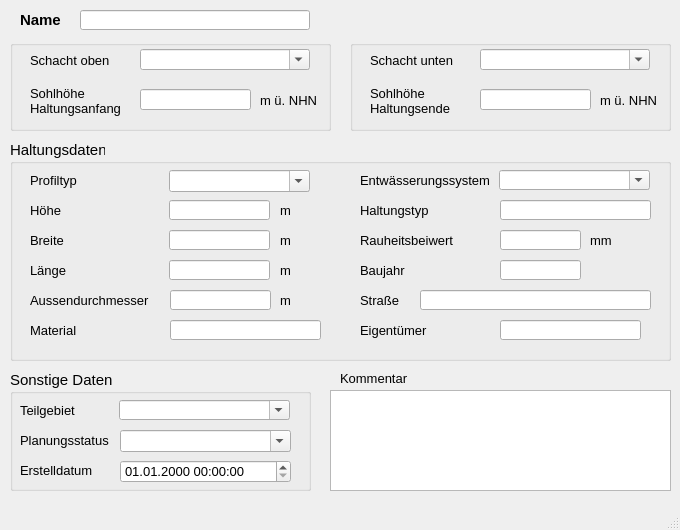
<?xml version="1.0" encoding="UTF-8"?>
<ui version="4.0">
 <class>MainWindow</class>
 <widget class="QMainWindow" name="MainWindow">
  <property name="enabled">
   <bool>true</bool>
  </property>
  <property name="geometry">
   <rect>
    <x>0</x>
    <y>0</y>
    <width>680</width>
    <height>530</height>
   </rect>
  </property>
  <property name="sizePolicy">
   <sizepolicy hsizetype="Preferred" vsizetype="Preferred">
    <horstretch>0</horstretch>
    <verstretch>0</verstretch>
   </sizepolicy>
  </property>
  <property name="minimumSize">
   <size>
    <width>680</width>
    <height>530</height>
   </size>
  </property>
  <property name="maximumSize">
   <size>
    <width>16777215</width>
    <height>16777215</height>
   </size>
  </property>
  <property name="baseSize">
   <size>
    <width>0</width>
    <height>0</height>
   </size>
  </property>
  <property name="font">
   <font>
    <family>Tahoma</family>
    <pointsize>10</pointsize>
   </font>
  </property>
  <property name="windowTitle">
   <string>Q-Regler</string>
  </property>
  <widget class="QWidget" name="centralwidget">
   <widget class="QLabel" name="label">
    <property name="geometry">
     <rect>
      <x>20</x>
      <y>10</y>
      <width>51</width>
      <height>20</height>
     </rect>
    </property>
    <property name="font">
     <font>
      <family>Tahoma</family>
      <pointsize>11</pointsize>
      <weight>75</weight>
      <bold>true</bold>
     </font>
    </property>
    <property name="text">
     <string>Name</string>
    </property>
   </widget>
   <widget class="QLineEdit" name="haltnam">
    <property name="geometry">
     <rect>
      <x>80</x>
      <y>10</y>
      <width>230</width>
      <height>20</height>
     </rect>
    </property>
    <property name="font">
     <font>
      <family>Tahoma</family>
      <pointsize>10</pointsize>
     </font>
    </property>
    <property name="toolTip">
     <string>&lt;html&gt;&lt;head/&gt;&lt;body&gt;&lt;p&gt;Eindeutige Bezeichnung&lt;/p&gt;&lt;/body&gt;&lt;/html&gt;</string>
    </property>
    <property name="statusTip">
     <string>Eindeutige Bezeichnung</string>
    </property>
   </widget>
   <widget class="QTextEdit" name="kommentar">
    <property name="geometry">
     <rect>
      <x>330</x>
      <y>390</y>
      <width>341</width>
      <height>101</height>
     </rect>
    </property>
    <property name="font">
     <font>
      <family>Tahoma</family>
      <pointsize>10</pointsize>
     </font>
    </property>
    <property name="toolTip">
     <string>&lt;html&gt;&lt;head/&gt;&lt;body&gt;&lt;p&gt;&lt;span style=&quot; font-family:'Calibri','sans-serif';&quot;&gt;Platz für eigene Kommentare.&lt;/span&gt;&lt;/p&gt;&lt;/body&gt;&lt;/html&gt;</string>
    </property>
    <property name="statusTip">
     <string>Platz für zusätzliche Kommentare</string>
    </property>
   </widget>
   <widget class="QLabel" name="label_22">
    <property name="geometry">
     <rect>
      <x>340</x>
      <y>370</y>
      <width>81</width>
      <height>16</height>
     </rect>
    </property>
    <property name="font">
     <font>
      <family>Tahoma</family>
      <pointsize>10</pointsize>
     </font>
    </property>
    <property name="text">
     <string>Kommentar</string>
    </property>
   </widget>
   <widget class="QGroupBox" name="groupBox_2">
    <property name="geometry">
     <rect>
      <x>10</x>
      <y>140</y>
      <width>661</width>
      <height>221</height>
     </rect>
    </property>
    <property name="font">
     <font>
      <family>Tahoma</family>
      <pointsize>11</pointsize>
     </font>
    </property>
    <property name="title">
     <string>Haltungsdaten</string>
    </property>
    <widget class="QLabel" name="label_7">
     <property name="geometry">
      <rect>
       <x>20</x>
       <y>90</y>
       <width>101</width>
       <height>21</height>
      </rect>
     </property>
     <property name="font">
      <font>
       <family>Tahoma</family>
       <pointsize>10</pointsize>
      </font>
     </property>
     <property name="text">
      <string>Breite</string>
     </property>
    </widget>
    <widget class="QLabel" name="label_20">
     <property name="geometry">
      <rect>
       <x>270</x>
       <y>90</y>
       <width>31</width>
       <height>21</height>
      </rect>
     </property>
     <property name="font">
      <font>
       <family>Tahoma</family>
       <pointsize>10</pointsize>
      </font>
     </property>
     <property name="text">
      <string>m </string>
     </property>
    </widget>
    <widget class="QLabel" name="label_21">
     <property name="geometry">
      <rect>
       <x>270</x>
       <y>120</y>
       <width>30</width>
       <height>20</height>
      </rect>
     </property>
     <property name="font">
      <font>
       <family>Tahoma</family>
       <pointsize>10</pointsize>
      </font>
     </property>
     <property name="text">
      <string>m </string>
     </property>
    </widget>
    <widget class="QLineEdit" name="laenge">
     <property name="geometry">
      <rect>
       <x>159</x>
       <y>120</y>
       <width>101</width>
       <height>20</height>
      </rect>
     </property>
     <property name="font">
      <font>
       <family>Tahoma</family>
       <pointsize>10</pointsize>
      </font>
     </property>
     <property name="toolTip">
      <string/>
     </property>
     <property name="statusTip">
      <string/>
     </property>
    </widget>
    <widget class="QComboBox" name="entwart">
     <property name="geometry">
      <rect>
       <x>489</x>
       <y>30</y>
       <width>151</width>
       <height>20</height>
      </rect>
     </property>
     <property name="font">
      <font>
       <family>Tahoma</family>
       <pointsize>10</pointsize>
      </font>
     </property>
     <property name="toolTip">
      <string>&lt;html&gt;&lt;head/&gt;&lt;body&gt;&lt;p&gt;vorh. Entwässerungssystem (z.B. Mischwasser, Regenwasser etc.)&lt;/p&gt;&lt;/body&gt;&lt;/html&gt;</string>
     </property>
     <property name="statusTip">
      <string>vorh. Entwässerungssystem (z.B. Mischwasser, Regenwasser etc.)</string>
     </property>
     <property name="editable">
      <bool>true</bool>
     </property>
    </widget>
    <widget class="QComboBox" name="profilnam">
     <property name="geometry">
      <rect>
       <x>159</x>
       <y>30</y>
       <width>141</width>
       <height>22</height>
      </rect>
     </property>
     <property name="font">
      <font>
       <family>Tahoma</family>
       <pointsize>10</pointsize>
      </font>
     </property>
     <property name="toolTip">
      <string/>
     </property>
     <property name="statusTip">
      <string/>
     </property>
     <property name="editable">
      <bool>true</bool>
     </property>
    </widget>
    <widget class="QLabel" name="label_54">
     <property name="geometry">
      <rect>
       <x>20</x>
       <y>30</y>
       <width>91</width>
       <height>21</height>
      </rect>
     </property>
     <property name="font">
      <font>
       <family>Tahoma</family>
       <pointsize>10</pointsize>
      </font>
     </property>
     <property name="text">
      <string>Profiltyp</string>
     </property>
    </widget>
    <widget class="QLabel" name="label_17">
     <property name="geometry">
      <rect>
       <x>20</x>
       <y>120</y>
       <width>151</width>
       <height>21</height>
      </rect>
     </property>
     <property name="font">
      <font>
       <family>Tahoma</family>
       <pointsize>10</pointsize>
      </font>
     </property>
     <property name="text">
      <string>Länge</string>
     </property>
    </widget>
    <widget class="QLabel" name="label_51">
     <property name="geometry">
      <rect>
       <x>350</x>
       <y>30</y>
       <width>151</width>
       <height>21</height>
      </rect>
     </property>
     <property name="font">
      <font>
       <family>Tahoma</family>
       <pointsize>10</pointsize>
      </font>
     </property>
     <property name="text">
      <string>Entwässerungssystem</string>
     </property>
    </widget>
    <widget class="QLineEdit" name="hoehe">
     <property name="geometry">
      <rect>
       <x>159</x>
       <y>60</y>
       <width>101</width>
       <height>20</height>
      </rect>
     </property>
     <property name="font">
      <font>
       <family>Tahoma</family>
       <pointsize>10</pointsize>
      </font>
     </property>
     <property name="toolTip">
      <string/>
     </property>
     <property name="statusTip">
      <string/>
     </property>
    </widget>
    <widget class="QLabel" name="label_16">
     <property name="geometry">
      <rect>
       <x>270</x>
       <y>60</y>
       <width>31</width>
       <height>21</height>
      </rect>
     </property>
     <property name="font">
      <font>
       <family>Tahoma</family>
       <pointsize>10</pointsize>
      </font>
     </property>
     <property name="text">
      <string>m </string>
     </property>
    </widget>
    <widget class="QLineEdit" name="breite">
     <property name="geometry">
      <rect>
       <x>159</x>
       <y>90</y>
       <width>101</width>
       <height>20</height>
      </rect>
     </property>
     <property name="font">
      <font>
       <family>Tahoma</family>
       <pointsize>10</pointsize>
      </font>
     </property>
     <property name="toolTip">
      <string/>
     </property>
     <property name="statusTip">
      <string/>
     </property>
    </widget>
    <widget class="QLabel" name="label_6">
     <property name="geometry">
      <rect>
       <x>20</x>
       <y>60</y>
       <width>101</width>
       <height>21</height>
      </rect>
     </property>
     <property name="font">
      <font>
       <family>Tahoma</family>
       <pointsize>10</pointsize>
      </font>
     </property>
     <property name="text">
      <string>Höhe</string>
     </property>
    </widget>
    <widget class="QLabel" name="label_12">
     <property name="geometry">
      <rect>
       <x>20</x>
       <y>150</y>
       <width>121</width>
       <height>21</height>
      </rect>
     </property>
     <property name="font">
      <font>
       <family>Tahoma</family>
       <pointsize>10</pointsize>
      </font>
     </property>
     <property name="text">
      <string>Aussendurchmesser</string>
     </property>
    </widget>
    <widget class="QLabel" name="label_13">
     <property name="geometry">
      <rect>
       <x>350</x>
       <y>60</y>
       <width>101</width>
       <height>21</height>
      </rect>
     </property>
     <property name="font">
      <font>
       <family>Tahoma</family>
       <pointsize>10</pointsize>
      </font>
     </property>
     <property name="text">
      <string>Haltungstyp</string>
     </property>
    </widget>
    <widget class="QLabel" name="label_27">
     <property name="geometry">
      <rect>
       <x>270</x>
       <y>150</y>
       <width>31</width>
       <height>21</height>
      </rect>
     </property>
     <property name="font">
      <font>
       <family>Tahoma</family>
       <pointsize>10</pointsize>
      </font>
     </property>
     <property name="text">
      <string>m</string>
     </property>
    </widget>
    <widget class="QLineEdit" name="haltungstyp">
     <property name="geometry">
      <rect>
       <x>490</x>
       <y>60</y>
       <width>151</width>
       <height>20</height>
      </rect>
     </property>
    </widget>
    <widget class="QLineEdit" name="aussendurchmesser">
     <property name="geometry">
      <rect>
       <x>160</x>
       <y>150</y>
       <width>101</width>
       <height>20</height>
      </rect>
     </property>
     <property name="toolTip">
      <string/>
     </property>
     <property name="statusTip">
      <string/>
     </property>
    </widget>
    <widget class="QLabel" name="label_72">
     <property name="geometry">
      <rect>
       <x>580</x>
       <y>90</y>
       <width>46</width>
       <height>21</height>
      </rect>
     </property>
     <property name="font">
      <font>
       <family>Tahoma</family>
       <pointsize>10</pointsize>
      </font>
     </property>
     <property name="text">
      <string>mm</string>
     </property>
    </widget>
    <widget class="QLineEdit" name="material">
     <property name="geometry">
      <rect>
       <x>160</x>
       <y>180</y>
       <width>151</width>
       <height>20</height>
      </rect>
     </property>
     <property name="toolTip">
      <string/>
     </property>
     <property name="statusTip">
      <string/>
     </property>
    </widget>
    <widget class="QLabel" name="label_23">
     <property name="geometry">
      <rect>
       <x>20</x>
       <y>180</y>
       <width>101</width>
       <height>21</height>
      </rect>
     </property>
     <property name="font">
      <font>
       <family>Tahoma</family>
       <pointsize>10</pointsize>
      </font>
     </property>
     <property name="text">
      <string>Material</string>
     </property>
    </widget>
    <widget class="QLineEdit" name="baujahr">
     <property name="geometry">
      <rect>
       <x>490</x>
       <y>120</y>
       <width>81</width>
       <height>20</height>
      </rect>
     </property>
     <property name="toolTip">
      <string/>
     </property>
     <property name="statusTip">
      <string/>
     </property>
    </widget>
    <widget class="QLabel" name="label_62">
     <property name="geometry">
      <rect>
       <x>350</x>
       <y>90</y>
       <width>101</width>
       <height>21</height>
      </rect>
     </property>
     <property name="font">
      <font>
       <family>Tahoma</family>
       <pointsize>10</pointsize>
      </font>
     </property>
     <property name="text">
      <string>Rauheitsbeiwert</string>
     </property>
    </widget>
    <widget class="QLabel" name="label_18">
     <property name="geometry">
      <rect>
       <x>350</x>
       <y>120</y>
       <width>101</width>
       <height>21</height>
      </rect>
     </property>
     <property name="font">
      <font>
       <family>Tahoma</family>
       <pointsize>10</pointsize>
      </font>
     </property>
     <property name="text">
      <string>Baujahr</string>
     </property>
    </widget>
    <widget class="QLineEdit" name="ks">
     <property name="geometry">
      <rect>
       <x>490</x>
       <y>90</y>
       <width>81</width>
       <height>20</height>
      </rect>
     </property>
     <property name="font">
      <font>
       <family>Tahoma</family>
       <pointsize>10</pointsize>
      </font>
     </property>
     <property name="toolTip">
      <string>&lt;html&gt;&lt;head/&gt;&lt;body&gt;&lt;p&gt;Absolute Rauheit gemäß Prandtl-Colebrook&lt;/p&gt;&lt;/body&gt;&lt;/html&gt;</string>
     </property>
     <property name="statusTip">
      <string>Absolute Rauheit gemäß Prandtl-Colebrook</string>
     </property>
    </widget>
    <widget class="QLabel" name="label_19">
     <property name="geometry">
      <rect>
       <x>350</x>
       <y>180</y>
       <width>90</width>
       <height>21</height>
      </rect>
     </property>
     <property name="font">
      <font>
       <family>Tahoma</family>
       <pointsize>10</pointsize>
      </font>
     </property>
     <property name="text">
      <string>Eigentümer</string>
     </property>
    </widget>
    <widget class="QLineEdit" name="eigentum">
     <property name="geometry">
      <rect>
       <x>490</x>
       <y>180</y>
       <width>141</width>
       <height>20</height>
      </rect>
     </property>
     <property name="toolTip">
      <string/>
     </property>
     <property name="statusTip">
      <string/>
     </property>
    </widget>
    <widget class="QLabel" name="label_2">
     <property name="geometry">
      <rect>
       <x>350</x>
       <y>150</y>
       <width>65</width>
       <height>21</height>
      </rect>
     </property>
     <property name="font">
      <font>
       <family>Tahoma</family>
       <pointsize>10</pointsize>
      </font>
     </property>
     <property name="text">
      <string>Straße</string>
     </property>
    </widget>
    <widget class="QLineEdit" name="strasse">
     <property name="geometry">
      <rect>
       <x>410</x>
       <y>150</y>
       <width>231</width>
       <height>20</height>
      </rect>
     </property>
     <property name="font">
      <font>
       <family>Tahoma</family>
       <pointsize>10</pointsize>
      </font>
     </property>
     <property name="toolTip">
      <string/>
     </property>
     <property name="statusTip">
      <string/>
     </property>
    </widget>
   </widget>
   <widget class="QGroupBox" name="groupBox_3">
    <property name="geometry">
     <rect>
      <x>350</x>
      <y>40</y>
      <width>321</width>
      <height>91</height>
     </rect>
    </property>
    <property name="font">
     <font>
      <family>Tahoma</family>
      <pointsize>11</pointsize>
     </font>
    </property>
    <property name="title">
     <string/>
    </property>
    <widget class="QLineEdit" name="sohleunten">
     <property name="geometry">
      <rect>
       <x>130</x>
       <y>49</y>
       <width>111</width>
       <height>21</height>
      </rect>
     </property>
     <property name="font">
      <font>
       <family>Tahoma</family>
       <pointsize>10</pointsize>
      </font>
     </property>
     <property name="toolTip">
      <string/>
     </property>
     <property name="statusTip">
      <string/>
     </property>
    </widget>
    <widget class="QLabel" name="label_9">
     <property name="geometry">
      <rect>
       <x>20</x>
       <y>10</y>
       <width>91</width>
       <height>21</height>
      </rect>
     </property>
     <property name="font">
      <font>
       <family>Tahoma</family>
       <pointsize>10</pointsize>
      </font>
     </property>
     <property name="text">
      <string>Schacht unten</string>
     </property>
    </widget>
    <widget class="QLabel" name="label_8">
     <property name="geometry">
      <rect>
       <x>20</x>
       <y>40</y>
       <width>101</width>
       <height>41</height>
      </rect>
     </property>
     <property name="font">
      <font>
       <family>Tahoma</family>
       <pointsize>10</pointsize>
      </font>
     </property>
     <property name="text">
      <string>Sohlhöhe
Haltungsende</string>
     </property>
    </widget>
    <widget class="QLabel" name="label_15">
     <property name="geometry">
      <rect>
       <x>250</x>
       <y>50</y>
       <width>61</width>
       <height>21</height>
      </rect>
     </property>
     <property name="font">
      <font>
       <family>Tahoma</family>
       <pointsize>10</pointsize>
      </font>
     </property>
     <property name="text">
      <string>m ü. NHN</string>
     </property>
    </widget>
    <widget class="QComboBox" name="schunten">
     <property name="geometry">
      <rect>
       <x>130</x>
       <y>9</y>
       <width>170</width>
       <height>21</height>
      </rect>
     </property>
     <property name="font">
      <font>
       <family>Tahoma</family>
       <pointsize>10</pointsize>
      </font>
     </property>
     <property name="toolTip">
      <string>&lt;html&gt;&lt;head/&gt;&lt;body&gt;&lt;p&gt;&lt;span style=&quot; font-family:'Calibri','sans-serif';&quot;&gt;Name des unteren Schachts&lt;/span&gt;&lt;/p&gt;&lt;/body&gt;&lt;/html&gt;</string>
     </property>
     <property name="statusTip">
      <string>Name des unteren Schachts</string>
     </property>
     <property name="editable">
      <bool>true</bool>
     </property>
    </widget>
   </widget>
   <widget class="QGroupBox" name="groupBox">
    <property name="geometry">
     <rect>
      <x>10</x>
      <y>40</y>
      <width>321</width>
      <height>91</height>
     </rect>
    </property>
    <property name="font">
     <font>
      <family>Tahoma</family>
      <pointsize>11</pointsize>
     </font>
    </property>
    <property name="title">
     <string/>
    </property>
    <widget class="QLabel" name="label_3">
     <property name="geometry">
      <rect>
       <x>20</x>
       <y>10</y>
       <width>91</width>
       <height>21</height>
      </rect>
     </property>
     <property name="font">
      <font>
       <family>Tahoma</family>
       <pointsize>10</pointsize>
      </font>
     </property>
     <property name="text">
      <string>Schacht oben</string>
     </property>
    </widget>
    <widget class="QLabel" name="label_5">
     <property name="geometry">
      <rect>
       <x>20</x>
       <y>40</y>
       <width>91</width>
       <height>41</height>
      </rect>
     </property>
     <property name="font">
      <font>
       <family>Tahoma</family>
       <pointsize>10</pointsize>
      </font>
     </property>
     <property name="text">
      <string>Sohlhöhe
Haltungsanfang</string>
     </property>
    </widget>
    <widget class="QLabel" name="label_14">
     <property name="geometry">
      <rect>
       <x>250</x>
       <y>50</y>
       <width>61</width>
       <height>21</height>
      </rect>
     </property>
     <property name="font">
      <font>
       <family>Tahoma</family>
       <pointsize>10</pointsize>
      </font>
     </property>
     <property name="text">
      <string>m ü. NHN</string>
     </property>
    </widget>
    <widget class="QComboBox" name="schoben">
     <property name="geometry">
      <rect>
       <x>130</x>
       <y>9</y>
       <width>170</width>
       <height>21</height>
      </rect>
     </property>
     <property name="font">
      <font>
       <family>Tahoma</family>
       <pointsize>10</pointsize>
      </font>
     </property>
     <property name="toolTip">
      <string>&lt;html&gt;&lt;head/&gt;&lt;body&gt;&lt;p&gt;&lt;span style=&quot; font-family:'Calibri','sans-serif';&quot;&gt;Name des oberen Schachts&lt;/span&gt;&lt;/p&gt;&lt;/body&gt;&lt;/html&gt;</string>
     </property>
     <property name="statusTip">
      <string>Name des oberen Schachts</string>
     </property>
     <property name="editable">
      <bool>true</bool>
     </property>
    </widget>
    <widget class="QLineEdit" name="sohleoben">
     <property name="geometry">
      <rect>
       <x>130</x>
       <y>49</y>
       <width>111</width>
       <height>21</height>
      </rect>
     </property>
     <property name="font">
      <font>
       <family>Tahoma</family>
       <pointsize>10</pointsize>
      </font>
     </property>
     <property name="toolTip">
      <string/>
     </property>
     <property name="statusTip">
      <string/>
     </property>
    </widget>
   </widget>
   <widget class="QGroupBox" name="groupBox_4">
    <property name="geometry">
     <rect>
      <x>10</x>
      <y>370</y>
      <width>301</width>
      <height>121</height>
     </rect>
    </property>
    <property name="font">
     <font>
      <family>Tahoma</family>
      <pointsize>11</pointsize>
     </font>
    </property>
    <property name="title">
     <string>Sonstige Daten</string>
    </property>
    <widget class="QComboBox" name="teilgebiet">
     <property name="geometry">
      <rect>
       <x>109</x>
       <y>30</y>
       <width>171</width>
       <height>20</height>
      </rect>
     </property>
     <property name="font">
      <font>
       <family>Tahoma</family>
       <pointsize>10</pointsize>
      </font>
     </property>
     <property name="toolTip">
      <string>&lt;html&gt;&lt;head/&gt;&lt;body&gt;&lt;p&gt;Zuordnung zu definiertem Teilgebiet&lt;/p&gt;&lt;/body&gt;&lt;/html&gt;</string>
     </property>
     <property name="statusTip">
      <string>Zuordnung zu definiertem Teilgebiet</string>
     </property>
     <property name="editable">
      <bool>true</bool>
     </property>
    </widget>
    <widget class="QLabel" name="label_11">
     <property name="geometry">
      <rect>
       <x>10</x>
       <y>30</y>
       <width>71</width>
       <height>20</height>
      </rect>
     </property>
     <property name="font">
      <font>
       <family>Tahoma</family>
       <pointsize>10</pointsize>
      </font>
     </property>
     <property name="text">
      <string>Teilgebiet</string>
     </property>
     <property name="buddy">
      <cstring>simstatus</cstring>
     </property>
    </widget>
    <widget class="QComboBox" name="simstatus">
     <property name="geometry">
      <rect>
       <x>110</x>
       <y>60</y>
       <width>171</width>
       <height>22</height>
      </rect>
     </property>
     <property name="font">
      <font>
       <family>Tahoma</family>
       <pointsize>10</pointsize>
      </font>
     </property>
     <property name="toolTip">
      <string>&lt;html&gt;&lt;head/&gt;&lt;body&gt;&lt;p&gt;&lt;span style=&quot; font-family:'Calibri','sans-serif';&quot;&gt;aktueller Status (z.B. vorhanden, in Planung etc.)&lt;/span&gt;&lt;/p&gt;&lt;/body&gt;&lt;/html&gt;</string>
     </property>
     <property name="statusTip">
      <string>aktueller Status (z.B. vorhanden, in Planung etc.)</string>
     </property>
     <property name="editable">
      <bool>true</bool>
     </property>
    </widget>
    <widget class="QgsDateTimeEdit" name="createdat">
     <property name="geometry">
      <rect>
       <x>110</x>
       <y>90</y>
       <width>171</width>
       <height>23</height>
      </rect>
     </property>
     <property name="font">
      <font>
       <family>Tahoma</family>
       <pointsize>10</pointsize>
      </font>
     </property>
     <property name="currentSection">
      <enum>QDateTimeEdit::DaySection</enum>
     </property>
     <property name="displayFormat">
      <string>dd.MM.yyyy HH:mm:ss</string>
     </property>
    </widget>
    <widget class="QLabel" name="label_10">
     <property name="geometry">
      <rect>
       <x>10</x>
       <y>60</y>
       <width>111</width>
       <height>21</height>
      </rect>
     </property>
     <property name="font">
      <font>
       <family>Tahoma</family>
       <pointsize>10</pointsize>
      </font>
     </property>
     <property name="text">
      <string>Planungsstatus</string>
     </property>
     <property name="buddy">
      <cstring>simstatus</cstring>
     </property>
    </widget>
    <widget class="QLabel" name="label_71">
     <property name="geometry">
      <rect>
       <x>10</x>
       <y>90</y>
       <width>151</width>
       <height>21</height>
      </rect>
     </property>
     <property name="font">
      <font>
       <family>Tahoma</family>
       <pointsize>10</pointsize>
      </font>
     </property>
     <property name="text">
      <string>Erstelldatum</string>
     </property>
    </widget>
   </widget>
  </widget>
  <widget class="QMenuBar" name="menubar">
   <property name="geometry">
    <rect>
     <x>0</x>
     <y>0</y>
     <width>680</width>
     <height>22</height>
    </rect>
   </property>
  </widget>
  <widget class="QStatusBar" name="statusbar"/>
 </widget>
 <customwidgets>
  <customwidget>
   <class>QgsDateTimeEdit</class>
   <extends>QDateTimeEdit</extends>
   <header>qgsdatetimeedit.h</header>
  </customwidget>
 </customwidgets>
 <tabstops>
  <tabstop>haltnam</tabstop>
 </tabstops>
 <resources/>
 <connections/>
</ui>
